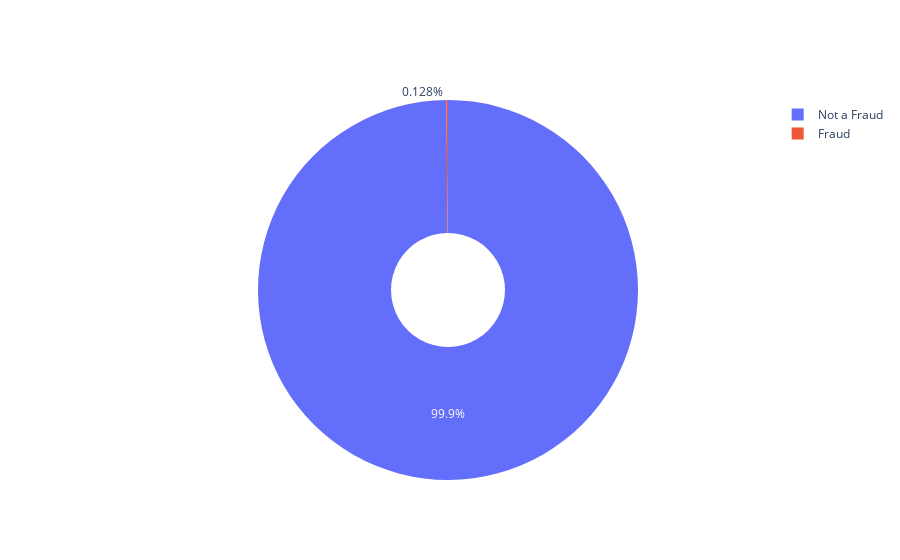

Notebook cell for this chart:
### Markdown cell above
## Percentage of Fraud Piechart

### Code cell
labels = ['Not a Fraud','Fraud']
values = dataset.Fraud_checkId.value_counts()

fig = go.Figure(data=[go.Pie(labels=labels, values=values, hole=.3)])
fig.show()

### Figure 1 — Plotly figure (JSON) as saved in the notebook; plotly's stock layout.template omitted (floating-point values rounded to 4 significant figures)
{"data": [{"hole": 0.3, "labels": ["Not a Fraud", "Fraud"], "type": "pie", "values": [6354472, 8148]}], "layout": {}}
